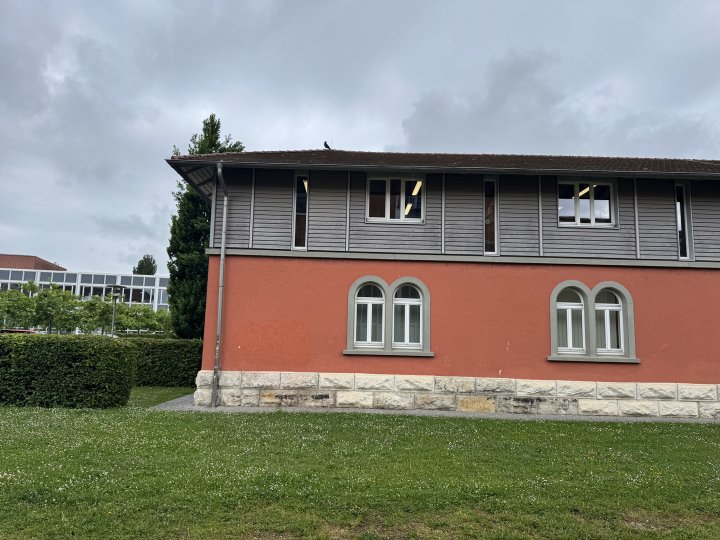
#> input picture data/stiching/bib_1.jpeg, 1440 x 1080 px (shown at 1/2 size); its folder holds only this picture in this run
$ jupyter execute --allow-errors 04_RANSAC.ipynb
#> lines starting #> are read from the running program, lines starting #| are printed output that depends on the picture
### scripts/utils.py
import numpy as np
from matplotlib import pyplot as plt


# [36 lines left out: functions bilinear_neighbor, projective_transform, not called in this run]


def rectify_homography(H, img):
    h, w = img.shape[:2]
    corners = np.array([[0, 0, 1], [w - 1, 0, 1], [w - 1, h - 1, 1], [0, h - 1, 1]]).T
    transformed_corners = H @ corners
    transformed_corners = transformed_corners[:2] / transformed_corners[2]

    min_x, max_x = transformed_corners[0].min(), transformed_corners[0].max()
    min_y, max_y = transformed_corners[1].min(), transformed_corners[1].max()

    canvas_width = int(np.ceil(max_x - min_x))
    canvas_height = int(np.ceil(max_y - min_y))

    T_offset = np.array([[1, 0, -min_x], [0, 1, -min_y], [0, 0, 1]])
    H_rectified = T_offset @ H

    return H_rectified, canvas_height, canvas_width

# [22 lines left out: function display_images, not called in this run]

### scripts/sift.py
import cv2
import numpy as np
import matplotlib.pyplot as plt

sift = cv2.SIFT_create(contrastThreshold = 0.06)


# [10 lines left out: function detect, not called in this run]


def detect_and_compute(img):
    kp, des = sift.detectAndCompute(img, None)
    print('{} key points detected.'.format(len(kp)))
    intpts = np.zeros((len(kp),4))
    for i,p in enumerate(kp):
        intpts[i,0] = p.pt[0]
        intpts[i,1] = p.pt[1]
        intpts[i,2] = p.size
        intpts[i,3] = p.angle
    return intpts, des


# [97 lines left out: functions plot_features, match, appendimages, plot_matches, match_twosided, not called in this run]

### 04_RANSAC.ipynb
[cell 1]
from scripts.utils import rectify_homography, display_images

import os
import glob
import cv2
import numpy as np
from skimage.io import imread

# Automatische Registrierung zweier Bilder mit SIFT und RANSAC
## Direkte Lineartransformation

### Teil A
Implementieren Sie die direkte Linear transformation zur Schätzung einer Homografie zwischen zwei Bildern eines Panoramas. Normieren Sie Ihre Homografie immer so, dass der letzte untere Eintrag in der Homografie-Matrix 1 ist.

[cell 2]
def dlt(origin_points, dest_points):

    V = []

    for i in range(len(origin_points)):
        x_origin, y_origin = origin_points[i]
        x_dest, y_dest = dest_points[i]

        V.append([x_origin, y_origin, 1, 0, 0, 0, -x_dest * x_origin, -x_dest * y_origin, -x_dest])
        V.append([0, 0, 0, x_origin, y_origin, 1, -y_dest * x_origin, -y_dest * y_origin, -y_dest])


    U, S, Vt = np.linalg.svd(np.array(V))
    H = Vt[-1].reshape(3, 3)
    return H / H[2, 2]

### Teil B
Wählen Sie aus einem überlappenden Bildpaar (am Besten aus Übung 3) mindestens 6 Korrespondenzpunkte per Hand aus, d.h. bestimmen Sie wie in Übung 3 die Pixelposition der korrespondierenden Punkte in beiden Bildern. Nehmen Sie 4 Korrespondenzen zur Schätzung der Homografie per DLT und testen Sie anhand der anderen Korrespondenzen die Korrektheit Ihrer Homografie, indem Sie mithilfe der Homografie die Bildposition des Punktes im neuen Bild berechnen und dann den mittleren euklidischen Abstand zu dem korrespondierenden Punkt bestimmen (diese Routine wird später noch für RANSAC gebraucht).

[cell 3]
def calculate_error(H, img_1, img_2):
    distances = []

    for i, point in enumerate(img_1[4:]):

        x1, y1 = point
        x2_actual, y2_actual = img_2[4 + i]

        transformed = H @ np.array([x1, y1, 1])
        x2_pred, y2_pred = transformed[0] / transformed[2], transformed[1] / transformed[2]

        distance = np.sqrt((x2_pred - x2_actual)**2 + (y2_pred - y2_actual)**2)
        distances.append(distance)
        print(f"Point {i+1}: predicted ({x2_pred:.1f}, {y2_pred:.1f}), actual ({x2_actual}, {y2_actual}), distance: {distance:.2f}")

    mean_error = np.mean(distances)
    print(f"Mean euclidean distance: {mean_error:.2f} pixels")

[cell 4]
bib_1 = np.array([[700, 583], [1265, 599], [1271, 715], [691, 695], [842, 605], [1114, 608]])
bib_2 = np.array([[56, 522], [583, 517], [587, 623], [47, 628], [196, 538], [450, 533]])

[cell 5]
H = dlt(bib_1[:4], bib_2[:4])
calculate_error(H, bib_1, bib_2)

### Teil C
Aufbauend auf Übung 1, schreiben Sie eine Routine zur indirekten Umbildung eines Bildes mithilfe einer Homografie und testen Sie sie anhand der geschätzten Homografie aus *Aufgabe 1 b*. Schreiben Sie ein Programm zur Registrierung zweier Bilder.

[cell 6]
data_dir = 'data/stiching'
image_paths = sorted(glob.glob(os.path.join(data_dir, 'bib_*.jpeg')))
images = []

for image_path in image_paths:
    images.append(imread(image_path))

[cell 7]
H, height, width = rectify_homography(H, images[0])
#> H = [[1.05, 0.00971, 0], [-0.00682, 1, 9.81], [5.49e-05, 1.87e-05, 1]]; height = 1070; width = 1396
warped_img_dlt = cv2.warpPerspective(images[0], H, (width, height))
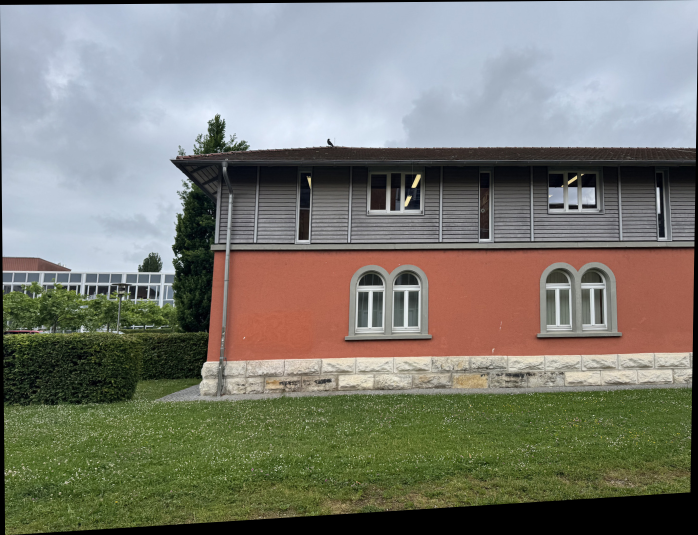
#> warped_img_dlt: shape (1070, 1396, 3) (shown at 1/2 size); mean of channels 0, 1, 2 125.1, 125.6, 116.1; drawn as R, G, B

#> (the rest of this cell did not finish here and is left out)

### Teil D
Implementieren Sie nun die normierte DLT wie in Vorlesung 5 beschrieben. Wiederholen Sie alle vorigen Tests für die normierte DLT.

[cell 8]
def normalize_points(points):
    centroid = np.mean(points, axis=0)
    centered = points - centroid

    avg_squared_dist = np.mean(np.sum(centered**2, axis=1))
    scale = 1.0 / np.sqrt(avg_squared_dist) if avg_squared_dist > 0 else 1.0

    normalized = centered * scale

    T = np.array([[scale, 0, -scale * centroid[0]],
                  [0, scale, -scale * centroid[1]],
                  [0, 0, 1]])

    return normalized, T

def denormalize(H_normalized, T1, T2):
    H = np.linalg.inv(T2) @ H_normalized @ T1
    return H / H[2, 2]

[cell 9]
bib_1_normalized, T1 = normalize_points(bib_1)
bib_2_normalized, T2 = normalize_points(bib_2)

H_normalized = dlt(bib_1_normalized[:4], bib_2_normalized[:4])

H = denormalize(H_normalized, T1, T2)

calculate_error(H, bib_1, bib_2)

H_rect, height, width = rectify_homography(H, images[0])
#> H_rect has the same summary as H
warped_img_dlt = cv2.warpPerspective(images[0], H_rect, (width, height))

#> (the rest of this cell did not finish here and is left out)

## RANSAC
### Teil A
Implementieren Sie den RANSAC-Algorithmus für die normierte DLT. Dazu wählt der Algorithmus aus einem Satz von Korrespondenzen zufällig eine Vierergruppe aus, berechnet die Homografie mithilfe der normierten DLT und berechnet den mittleren euklidischen Abstand der übrigen Korrespondenzen.

[cell 10]
# [39 lines left out: function ransac, not called in this run]

### Teil B
Ergänzen Sie Ihre Trainingsdaten aus Aufgabe 1 um mehrere Fehlkorrespondenzen und testen Sie Ihre Implementierung von RANSAC. Kommt die korrekte Homografie heraus?
Wurde ein korrektes Consensus set gefunden?

[cell 11]
height1, width1 = images[0].shape[:2]
#> height1 = 1080; width1 = 1440
#> (the rest of this cell did not finish here and is left out)

[cell 12]
# [20 lines left out: function ransac_stats, not called in this run]

#> (a cell that did not finish here is left out)

## Automatisertes Matching mit RANSAC
### Teil A
Falls noch nicht geschehen, installieren Sie OpenCV. Laden Sie das auf der Vorlesungsseite zur Verfügung gestellte Modul sift.py und installieren Sie es im selben Verzeichnis, in dem auch Ihr Code liegt. Konvertieren Sie Ihre Bilder in Grauwertbilder mit `cv2.cvtColor(im1,cv2.COLOR_BGR2GRAY)`.
Das Extrahieren der interest points und der Deskriptoren geschieht durch folgenden Code:
```python
import cv2 ,sift

# .. Bild einlesen und konvertieren
img = cv2.cvtColor (img, cv2.COLOR_BGR2GRAY)
location_list , descriptor_list = sift.detect_and_compute(img)
```

Das Matching, d.h. das Auﬃnden korrespondierender Punkte mit ähnlichem SIFT-Deskriptor und Darstellung geschieht über:

```python
matches = sift.match_twosided(descriptor_list_img1, descriptor_list_img2)
sift.plot_matches(im1, im2, location_list_img1, location_list_img2, matches, True)
```

Testen Sie Ihren Code an dem Bildpaar aus Aufgabe 1 und 2. Wenn die Berechnung von SIFT und Matching korrekt funktioniert, können Sie nun automatisch eine Liste von Korrespondenzen erstellen.

[cell 14]
import scripts.sift as sift

img1_grey = cv2.cvtColor(images[0], cv2.COLOR_BGR2GRAY)
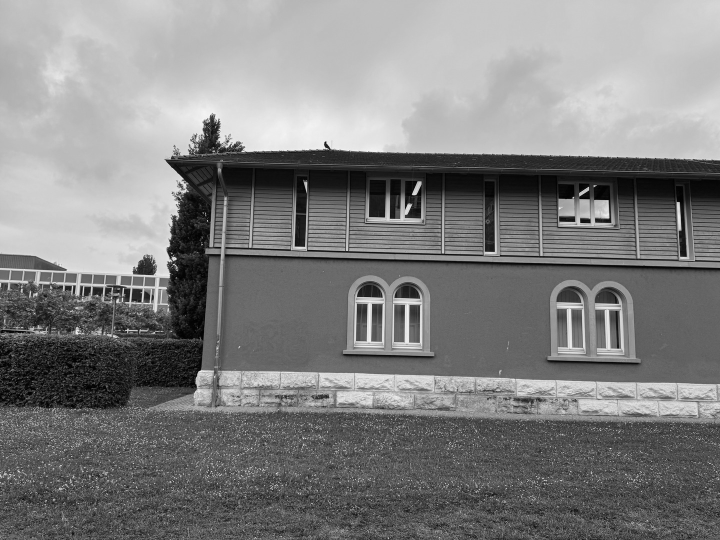
#> img1_grey: shape (1080, 1440) (shown at 1/2 size); min 0, max 255, mean 128.8
img1_location_list, img1_descriptor_list = sift.detect_and_compute(img1_grey)
#> in detect_and_compute, `kp, des = sift.detectAndCompute(img, None)`: kp = 5047 keypoints; strongest (x, y, size): (343, 507, 1.9), (830, 385, 7.1), (651, 285, 2.6), (1147, 395, 2.1)
#| 5047 key points detected.
#> the loop in detect_and_compute, `for i,p in enumerate(kp):` made 5047 passes
#> p on passes 1 to 3: keypoint at (2.9, 750.9), size 1.9, keypoint at (3.3, 713.6), size 2.3, keypoint at (3.6, 963.3), size 3

#> (the rest of this cell did not finish here and is left out)

### Teil B
Testen Sie Ihre automatisch gefundenen Korrespondenzen mit RANSAC (500–1000 Iterationen) und normierter DLT. Kommt die gleiche oder zumindest eine ähnliche Homographie heraus? Welchen mittleren quadratischen Fehler erhalten Sie? Erstellen Sie ein Programm
 zur automatischen Registrierung zweier Bilder und testen Sie dieses an allen Bildpaaren aus Übungsblatt 3.

#> (a cell that did not finish here is left out)

[cell 16]
for i in range(1, len(images) - 1):
    img1_grey = cv2.cvtColor(images[i], cv2.COLOR_BGR2GRAY)
    img1_location_list, img1_descriptor_list = sift.detect_and_compute(img1_grey)

    img2_grey = cv2.cvtColor(images[i+1], cv2.COLOR_BGR2GRAY)
    img2_location_list, img2_descriptor_list = sift.detect_and_compute(img2_grey)

    matches = sift.match_twosided(img1_descriptor_list, img2_descriptor_list)

    matched_indices = matches.nonzero()[0]
    img1_matched_points = img1_location_list[matched_indices, :2]
    img2_matched_points = img2_location_list[matches[matched_indices], :2]

    H_ransac, inliers = ransac(
        img1_matched_points, img2_matched_points,
        max_inlier_distance=5.0, num_iterations=1000
    )

    H_rect, height, width = rectify_homography(H_ransac, images[i])
    warped_img_ransac = cv2.warpPerspective(images[i], H_rect, (width, height))

    display_images(
        [images[i], warped_img_ransac, images[i+1]],
        [f'Image {i+1}', 'Transformed', f'Image {i+2}']
    )
#> this loop made 0 passes

[cell 17]
data_dir = 'data/stiching/mountain'
image_paths = sorted(glob.glob(os.path.join(data_dir, '*.jpeg')))
images = []

for image_path in image_paths:
    images.append(imread(image_path))

for i in range(len(images) - 1):
    img1_grey = cv2.cvtColor(images[i], cv2.COLOR_BGR2GRAY)
    img1_location_list, img1_descriptor_list = sift.detect_and_compute(img1_grey)

    img2_grey = cv2.cvtColor(images[i+1], cv2.COLOR_BGR2GRAY)
    img2_location_list, img2_descriptor_list = sift.detect_and_compute(img2_grey)

    matches = sift.match_twosided(img1_descriptor_list, img2_descriptor_list)

    matched_indices = matches.nonzero()[0]
    img1_matched_points = img1_location_list[matched_indices, :2]
    img2_matched_points = img2_location_list[matches[matched_indices], :2]

    H_ransac, inliers = ransac(
        img1_matched_points, img2_matched_points,
        max_inlier_distance=5.0, num_iterations=1000
    )

    H_rect, height, width = rectify_homography(H_ransac, images[i])
    warped_img_ransac = cv2.warpPerspective(images[i+1], H_rect, (width, height))

    display_images(
        [images[i], warped_img_ransac, images[i+1]],
        [f'Image {i+1}', 'Transformed', f'Image {i+2}']
    )

$ run again, on data/stiching/bib_2.jpeg
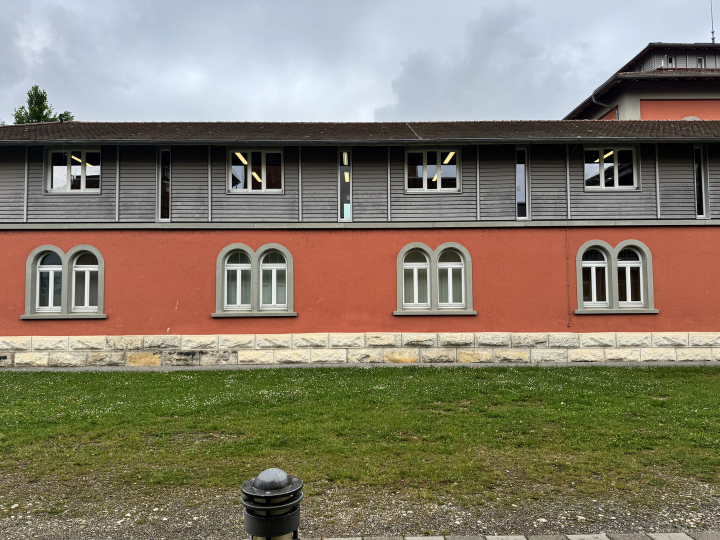
#> input picture data/stiching/bib_2.jpeg, 1440 x 1080 px (shown at 1/2 size)
#> H = [[1.05, 0.00971, 0], [-0.00682, 1, 9.81], [5.49e-05, 1.87e-05, 1]]; height = 1070; width = 1396
#> `warped_img_dlt = cv2.warpPerspective(images[0], H, (width, height))`:
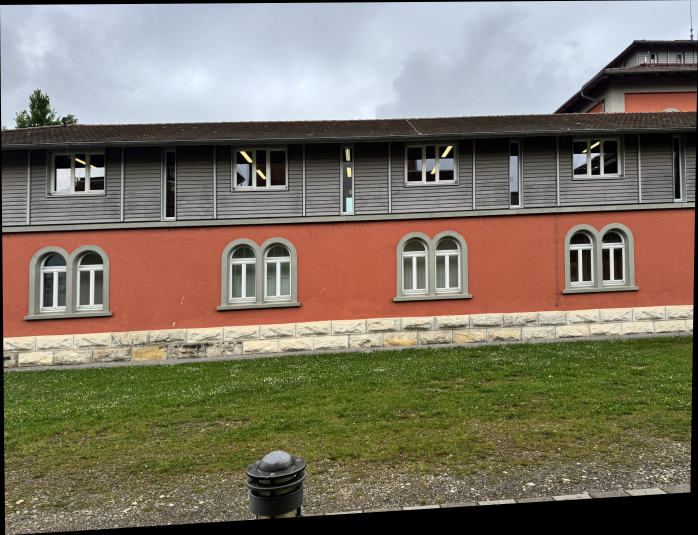
#> warped_img_dlt: shape (1070, 1396, 3) (shown at 1/2 size); mean of channels 0, 1, 2 126.3, 118, 101.8; drawn as R, G, B
#> H_rect has the same summary as H
#> `img1_grey = cv2.cvtColor(images[0], cv2.COLOR_BGR2GRAY)`:
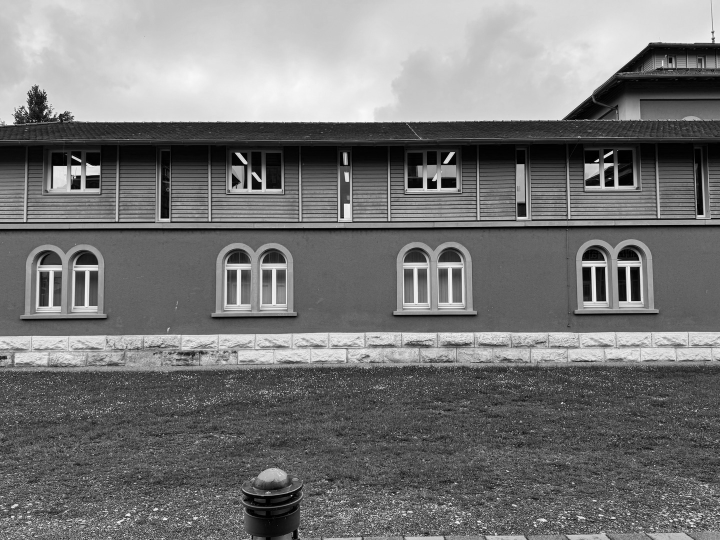
#> img1_grey: shape (1080, 1440) (shown at 1/2 size); min 0, max 255, mean 119.6
#> kp = 5516 keypoints; strongest (x, y, size): (68, 241, 1.9), (1195, 321, 3.7), (583, 991, 1.9), (1200, 1056, 1.9)
#| 5516 key points detected.
#> the loop in detect_and_compute, `for i,p in enumerate(kp):` made 5516 passes
#> p on passes 1 to 3: keypoint at (2.5, 833.8), size 2, keypoint at (2.6, 987.1), size 2.2, keypoint at (2.6, 733.2), size 2

$ run again, on data/stiching/bib_3.jpeg
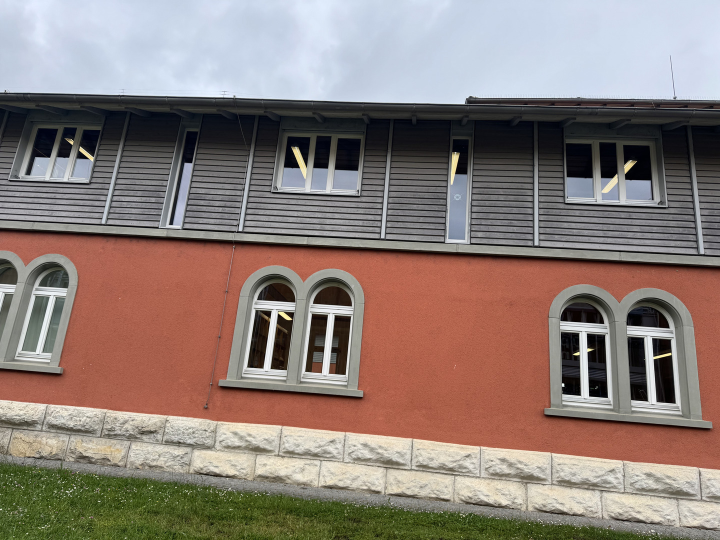
#> input picture data/stiching/bib_3.jpeg, 1440 x 1080 px (shown at 1/2 size)
#> H = [[1.05, 0.00971, 0], [-0.00682, 1, 9.81], [5.49e-05, 1.87e-05, 1]]; height = 1070; width = 1396
#> `warped_img_dlt = cv2.warpPerspective(images[0], H, (width, height))`:
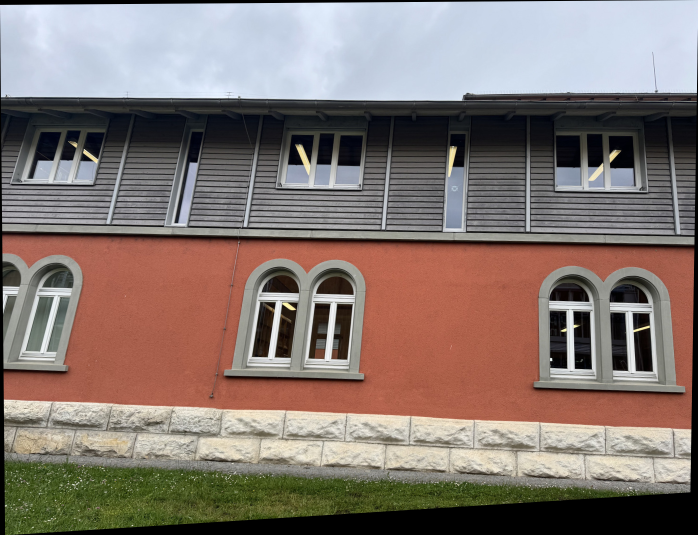
#> warped_img_dlt: shape (1070, 1396, 3) (shown at 1/2 size); mean of channels 0, 1, 2 133, 119.4, 113.5; drawn as R, G, B
#> H_rect has the same summary as H
#> `img1_grey = cv2.cvtColor(images[0], cv2.COLOR_BGR2GRAY)`:
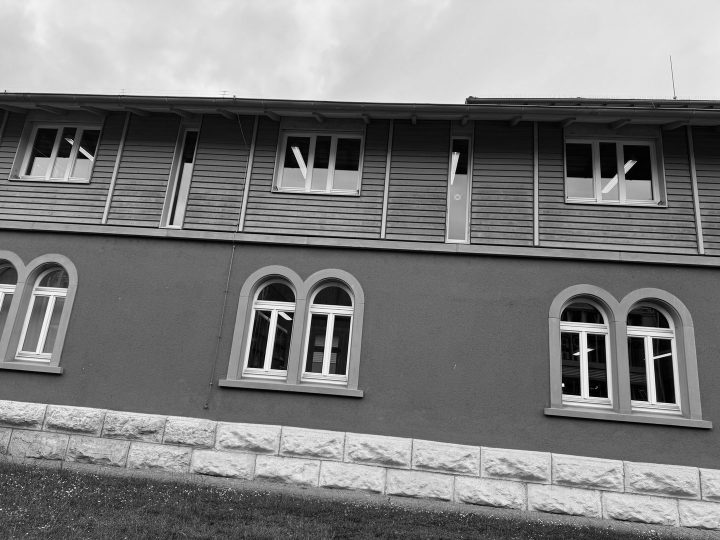
#> img1_grey: shape (1080, 1440) (shown at 1/2 size); min 0, max 255, mean 125.6
#> kp = 3433 keypoints; strongest (x, y, size): (1126, 770, 4), (593, 303, 10.8), (575, 636, 6.4), (1323, 691, 20.4)
#| 3433 key points detected.
#> the loop in detect_and_compute, `for i,p in enumerate(kp):` made 3433 passes
#> p on passes 1 to 3: keypoint at (2.5, 905.1), size 1.8, keypoint at (4.8, 910.5), size 2, keypoint at (4.8, 893), size 2.6

$ run again, on data/stiching/bib_4.jpeg
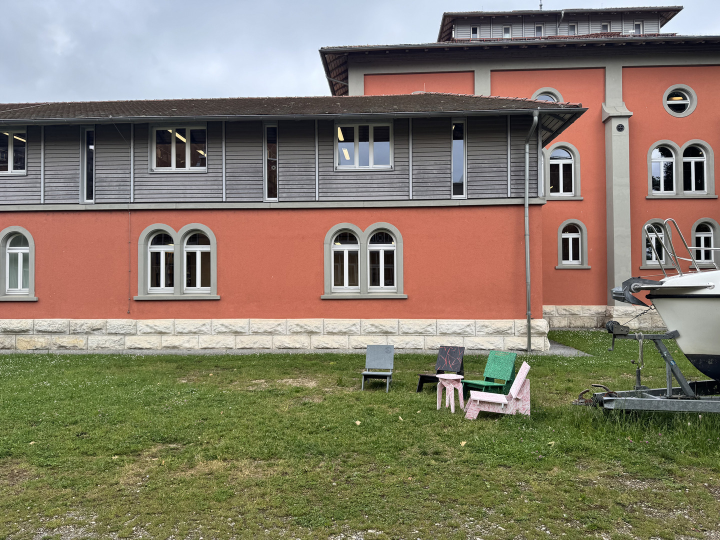
#> input picture data/stiching/bib_4.jpeg, 1440 x 1080 px (shown at 1/2 size)
#> H = [[1.05, 0.00971, 0], [-0.00682, 1, 9.81], [5.49e-05, 1.87e-05, 1]]; height = 1070; width = 1396
#> `warped_img_dlt = cv2.warpPerspective(images[0], H, (width, height))`:
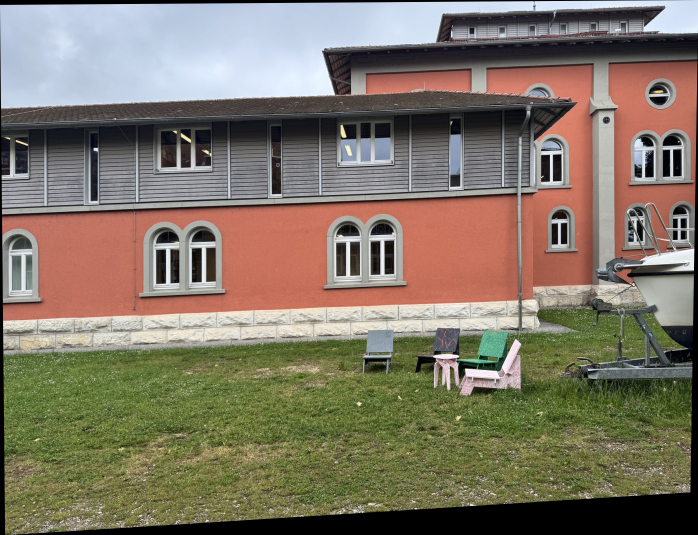
#> warped_img_dlt: shape (1070, 1396, 3) (shown at 1/2 size); mean of channels 0, 1, 2 127.9, 118.3, 102.2; drawn as R, G, B
#> H_rect has the same summary as H
#> `img1_grey = cv2.cvtColor(images[0], cv2.COLOR_BGR2GRAY)`:
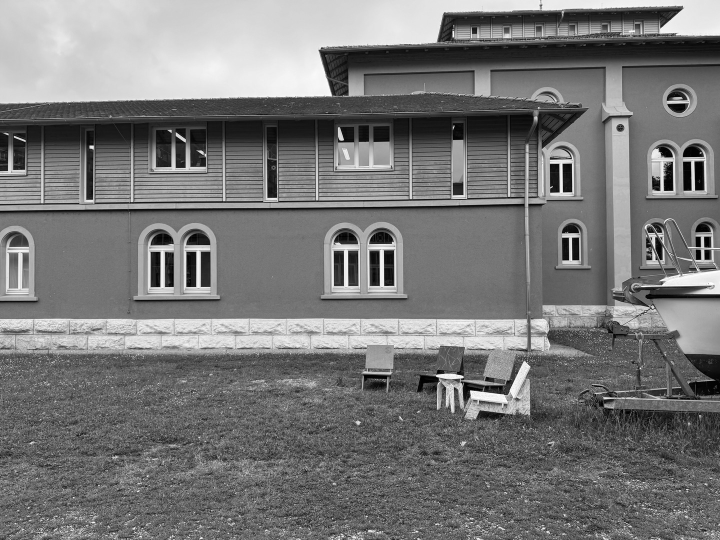
#> img1_grey: shape (1080, 1440) (shown at 1/2 size); min 0, max 255, mean 120.1
#> kp = 5643 keypoints; strongest (x, y, size): (183, 294, 5.5), (1104, 373, 1.8), (30, 274, 2.8), (49, 281, 2.9)
#| 5643 key points detected.
#> the loop in detect_and_compute, `for i,p in enumerate(kp):` made 5643 passes
#> p on passes 1 to 3: keypoint at (3.3, 697.1), size 2.8, keypoint at (3.3, 686.9), size 2.2, keypoint at (3.6, 977.7), size 3.3
